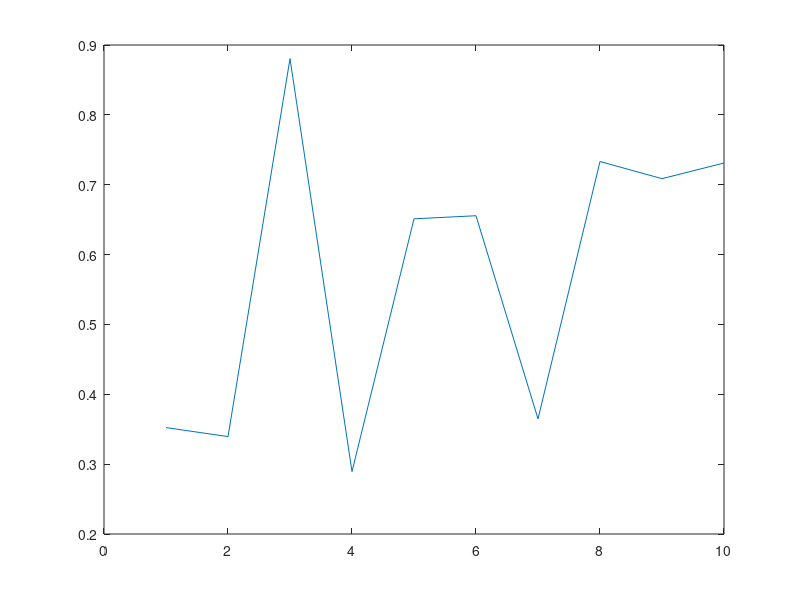

Reproduce this figure in MATLAB. (Note: this script raises an error after producing the figure.)
% cap6_gtext_exemplo
function [x,y]=cap6_gtext_exemplo( )
plot(rand(1,10))
txt={'Primeiro' 'Segundo' 'Terceiro' 'Quarto'};
gtext(txt)
